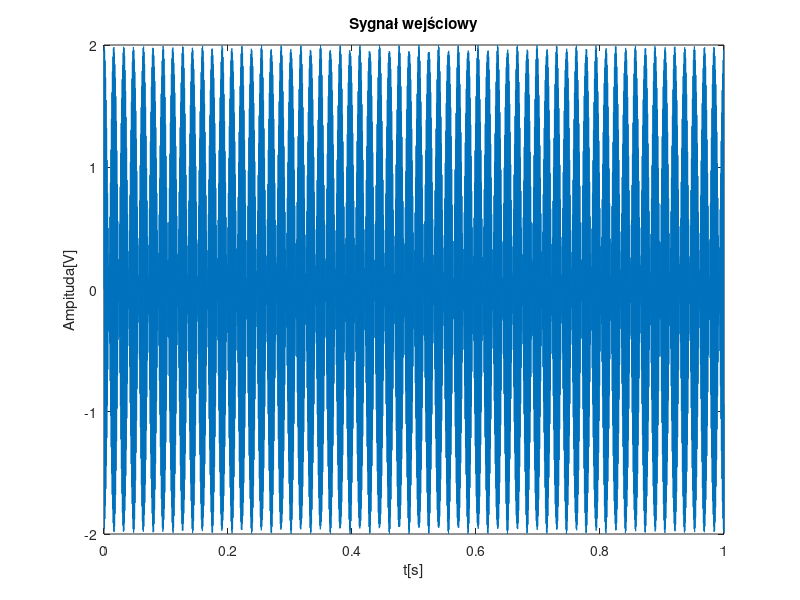
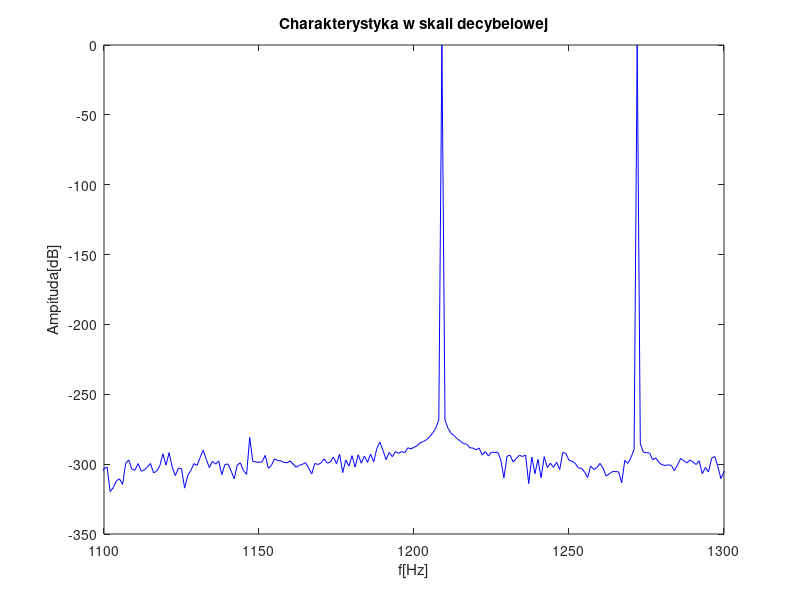
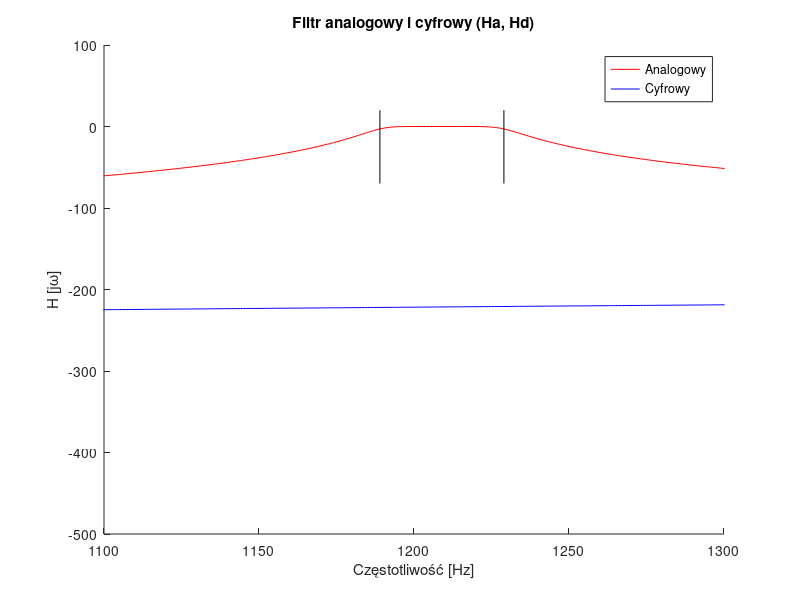
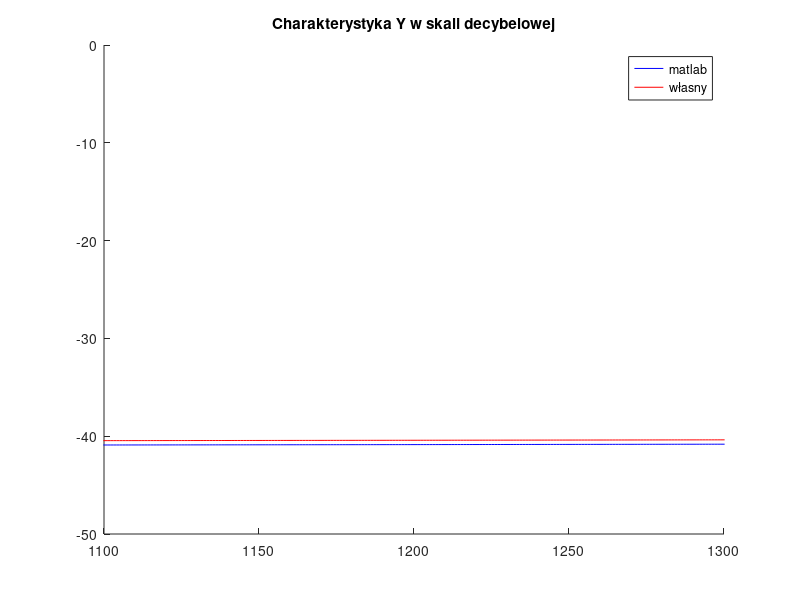

These figures' MATLAB source, in order:
clear all;
close all;
load('butter.mat');
N = 16e3;
fs = 16e3;

f1 = 1209;
f2 = 1272;

dt = 1/fs;
df = N/fs;
T = N/fs;

t = 0:dt:T-dt;
f = 0:df:fs/2-df;
x = sin(2*pi*f1*t) + sin(2*pi*f2*t);

X = fft(x)/max(fft(x));
Xlog = 20*log10(abs(X));

figure
plot(t, x)
title("Sygnał wejściowy")
xlabel("t[s]")
ylabel("Ampituda[V]")
figure
plot(f, Xlog(1:length(f)), "b");
title("Charakterystyka w skali decybelowej")
xlabel("f[Hz]")
ylabel("Ampituda[dB]")
xlim([1100 1300]);

bm = poly(z);          
an = poly(p);          

Ha    = polyval(bm, j*2*pi*f)./polyval(an, j*2*pi*f);
Ha    = Ha./max(Ha);
Halog = 20*log10(abs(Ha));

[zd,pd,kd] = bilinear(z,p,k,fs);
z  = exp(j*2*pi*f/fs);
bm = poly(zd);          
an = poly(pd);
Hd    = kd * polyval(bm, z)./polyval(an, z);
Hd    = Hd./max(Hd);
Hdlog = 20*log10(abs(Hd));
figure
hold on
plot(f, Halog(1:length(f)), "r")
plot(f, Hdlog(1:length(f)), "b")
plot([1189 1189], [-70 20], 'k');
plot([1229 1229], [-70 20], 'k');
title('Filtr analogowy i cyfrowy (Ha, Hd)');
legend('Analogowy','Cyfrowy');
xlabel('Częstotliwość [Hz]');
ylabel('H [j\omega]');
xlim([1100 1300]);

y1 = filter(bm,an,x);

N = length(an);
ak = an(2:N); 
N = N-1;

M = length(bm);
xnm = zeros(1, M);
ynk = zeros(1, N);

for n = 1:16e3
    xnm    = [x(n)  xnm(1:M-1)];
    y2(n) = sum(xnm.*bm) - sum(ynk.*ak);
    ynk    = [y2(n) ynk(1:N-1)];
end

Y1    = fft(y1)/max(fft(y1));
Y1log = 20*log10(abs(Y1));

Y2    = fft(y2)/max(fft(y2));
Y2log = 20*log10(abs(Y2));

figure
hold on
plot(f, Y1log(1:length(f)), "b")
plot(f, Y2log(1:length(f)), "r")
title("Charakterystyka Y w skali decybelowej")
legend('matlab','własny');
xlim([1100 1300]);



f1 = 1189;  % częstotliwości filtru pasmowo-przepustowego BP
f2 = 1229;

w1 = 2/dt * tan(pi*f1/fs);
w2 = 2/dt * tan(pi*f2/fs);

[bm, an] = butter(4, [w1, w2], 's');
[z,p,k]  = tf2zp(bm,an);    
[zd,pd,kd] = bilinear(z,p,k,fs);

Ha2    = polyval(bm, j*2*pi*f)./polyval(an, j*2*pi*f);
Ha2    = Ha2./max(Ha2);
Ha2log = 20*log10(abs(Ha2));

bm = poly(zd);          
an = poly(pd);
Hd2    = kd * polyval(bm, exp(j*2*pi*f/fs))./polyval(an, exp(j*2*pi*f/fs));
Hd2    = Hd2./max(Hd2);
Hd2log = 20*log10(abs(Hd2));

figure
hold on
plot(f, Halog(1:length(f)), "bo")
plot(f, Ha2log(1:length(f)), "rx")
plot([1189 1189], [-70 20], 'k');
plot([1229 1229], [-70 20], 'k');
title("Przed prewarpingiem")
xlim([1100 1300]);

figure
hold on
plot(f, Hdlog(1:length(f)), "bo")
plot(f, Hd2log(1:length(f)), "rx")
plot([1189 1189], [-70 20], 'k');
plot([1229 1229], [-70 20], 'k');
title("Po prewarpingu")
xlim([1100 1300]);